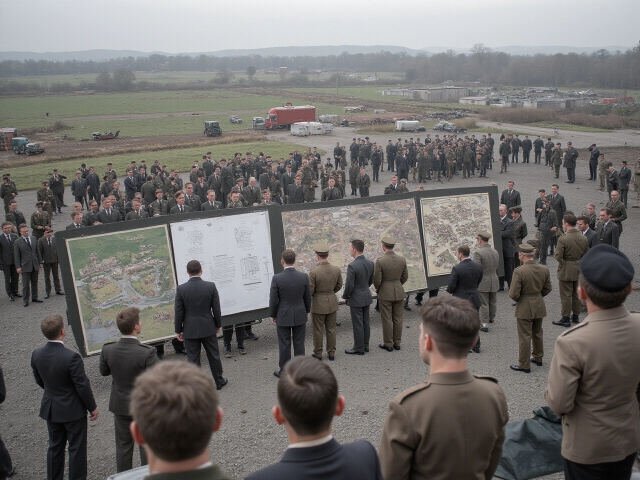
#> input picture uploaded_images/20250713_045728_1_67308fa6-f472-4f7a-8a78-77259c3767f6.webp, 1280 x 960 px (shown at 1/2 size)
$ python -i image_processor.py   (imports and definitions only)
#> lines starting #> are read from the running program, lines starting #| are printed output that depends on the picture
import cv2
import numpy as np
from PIL import Image
import io

class ImageProcessor:
    """Handles image preprocessing operations"""

    def __init__(self):
        pass

    def preprocess_image(self, uploaded_file):
        """
        Preprocess uploaded image:
        - Resize to 1024px wide
        - Normalize color space
        - Enhance contrast if black and white
        """
        # Convert uploaded file to PIL Image
        image = Image.open(uploaded_file)
#> image is the input picture: PIL image 1280x960 RGB; mean R, G, B 113.7, 111.1, 109.1

        # Convert to RGB if necessary
        if image.mode != 'RGB':
            image = image.convert('RGB')

        # Resize to 1024px wide while maintaining aspect ratio
        original_width, original_height = image.size
#> original_width = 1280; original_height = 960
        if original_width > 1024:
            new_width = 1024
            new_height = int((new_width * original_height) / original_width)
#> new_height = 768
            image = image.resize((new_width, new_height), Image.Resampling.LANCZOS)
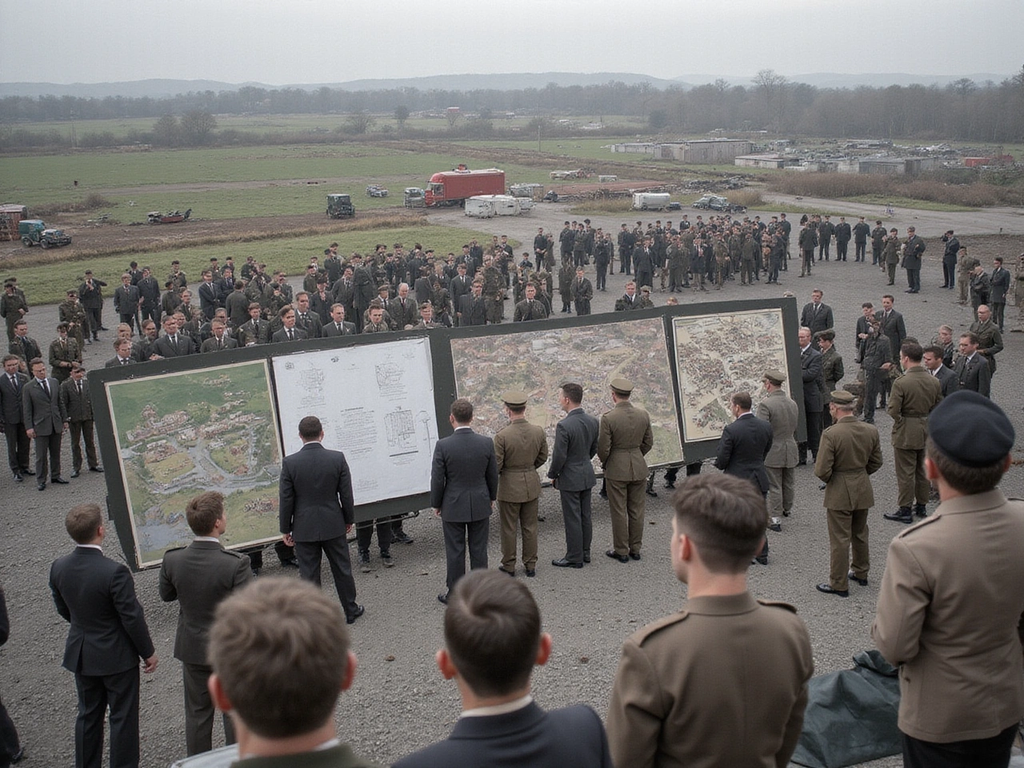
#> image: PIL image 1024x768 RGB; mean R, G, B 113.7, 111.1, 109.1

        # Convert to OpenCV format for processing
        cv_image = cv2.cvtColor(np.array(image), cv2.COLOR_RGB2BGR)
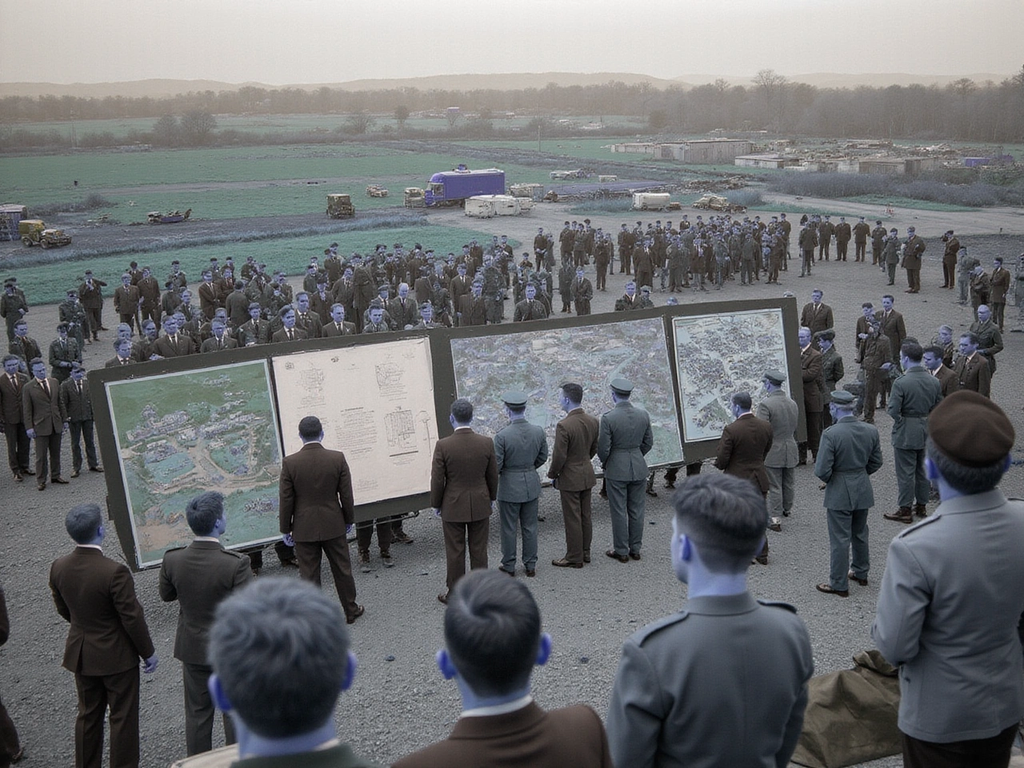
#> cv_image: shape (768, 1024, 3); mean R, G, B 109.1, 111.1, 113.7

        # Check if image is grayscale/black and white
        if self._is_grayscale(cv_image):
            # Enhance contrast for B&W images
            cv_image = self._enhance_contrast(cv_image)

        # Normalize color space
        cv_image = self._normalize_colors(cv_image)

        # Convert back to PIL Image
        processed_image = Image.fromarray(cv2.cvtColor(cv_image, cv2.COLOR_BGR2RGB))

        return processed_image

    def _is_grayscale(self, image):
        """Check if image is grayscale"""
        # Calculate the standard deviation of each channel
        b, g, r = cv2.split(image)
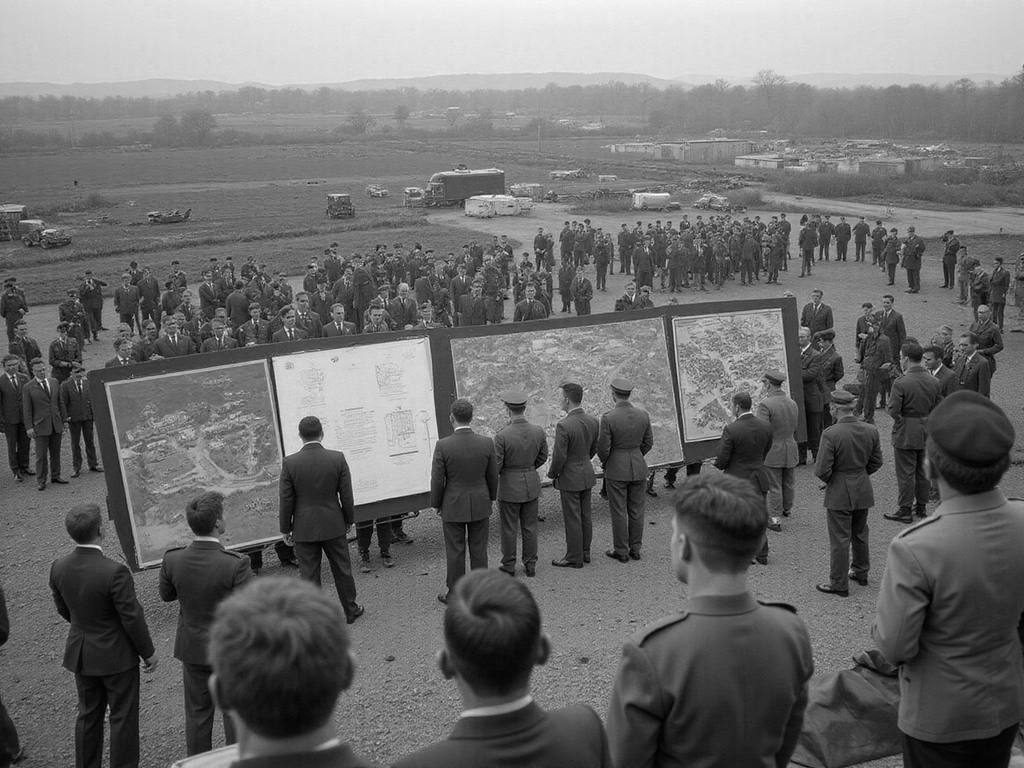
#> b: shape (768, 1024); min 0, max 254, mean 109.1
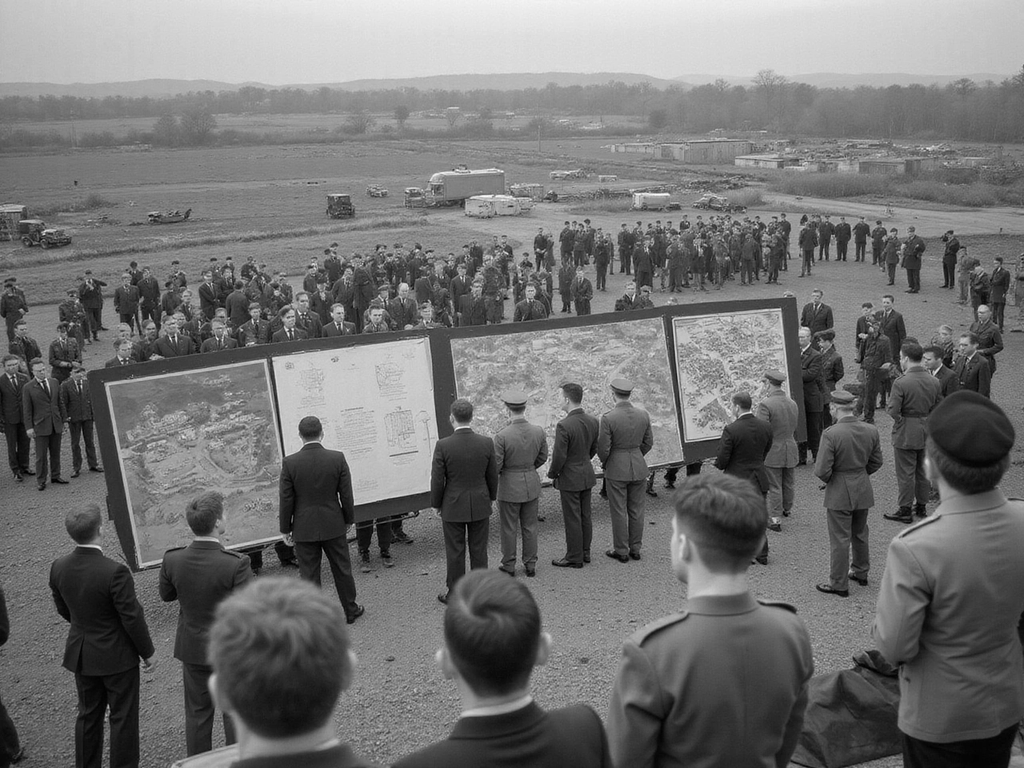
#> r: shape (768, 1024); min 0, max 255, mean 113.7
        std_b = np.std(b)
#> std_b = 57.36
        std_g = np.std(g)
#> std_g = 56.34
        std_r = np.std(r)
#> std_r = 54.91

        # If all channels have similar distributions, it's likely grayscale
        threshold = 5.0
        return (abs(std_b - std_g) < threshold and
                abs(std_g - std_r) < threshold and
                abs(std_b - std_r) < threshold)

    def _enhance_contrast(self, image):
        """Enhance contrast using CLAHE (Contrast Limited Adaptive Histogram Equalization)"""
        # Convert to grayscale for processing
        gray = cv2.cvtColor(image, cv2.COLOR_BGR2GRAY)

        # Apply CLAHE
        clahe = cv2.createCLAHE(clipLimit=2.0, tileGridSize=(8, 8))
        enhanced = clahe.apply(gray)
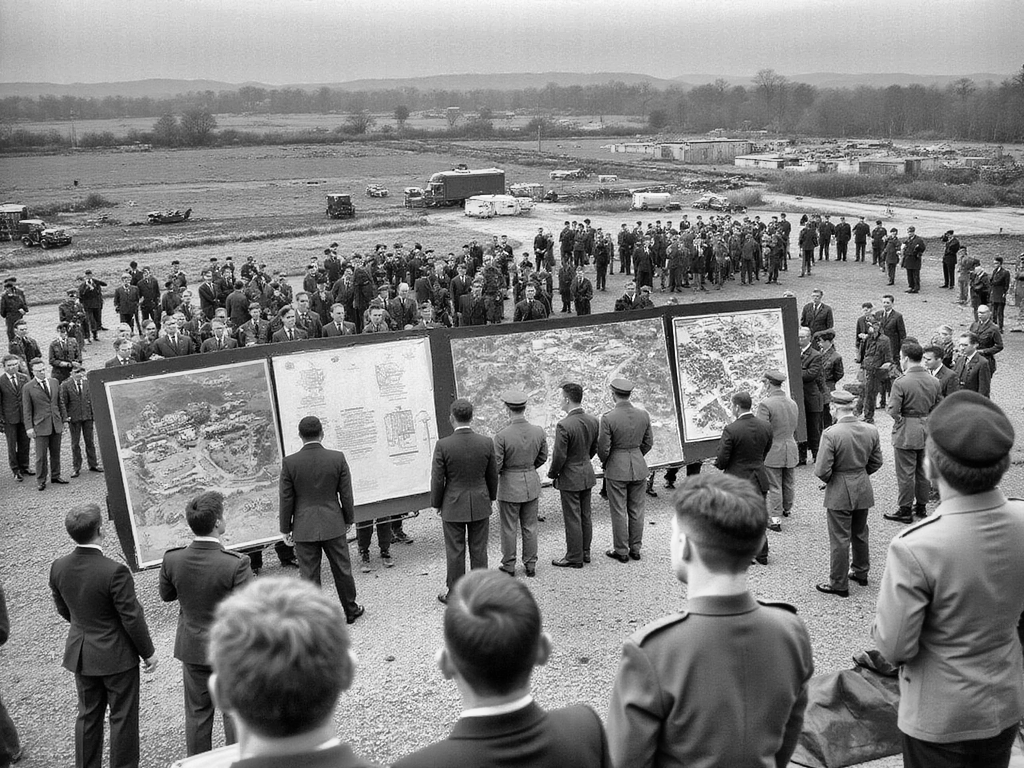
#> enhanced: shape (768, 1024); min 0, max 254, mean 130.2

        # Convert back to BGR
        enhanced_bgr = cv2.cvtColor(enhanced, cv2.COLOR_GRAY2BGR)

        return enhanced_bgr

    def _normalize_colors(self, image):
        """Normalize color values"""
        # Convert to float32 for processing
        normalized = image.astype(np.float32) / 255.0

        # Apply gamma correction for better visibility
        gamma = 1.2
        normalized = np.power(normalized, 1.0 / gamma)

        # Convert back to uint8
        normalized = (normalized * 255).astype(np.uint8)

        return normalized

    def image_to_base64(self, image):
        """Convert PIL Image to base64 string"""
        buffer = io.BytesIO()
        image.save(buffer, format='JPEG')
        image_base64 = base64.b64encode(buffer.getvalue()).decode()
        return image_base64

>>> result = ImageProcessor().preprocess_image('uploaded_images/20250713_045728_1_67308fa6-f472-4f7a-8a78-77259c3767f6.webp')

$ run again, on uploaded_images/20250713_060135_1_aab54449-36c1-4728-ae22-4e79c7f832bb.webp
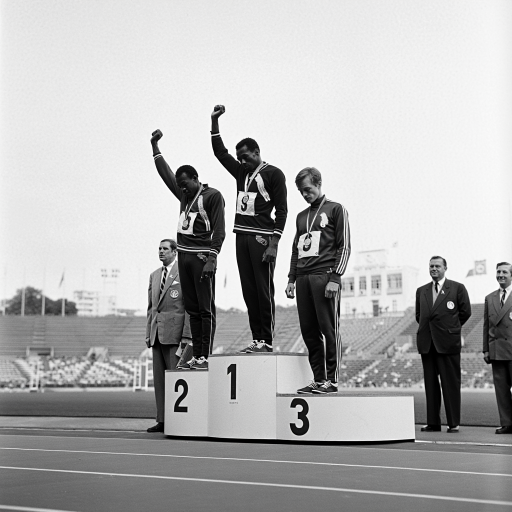
#> input picture uploaded_images/20250713_060135_1_aab54449-36c1-4728-ae22-4e79c7f832bb.webp, 1024 x 1024 px (shown at 1/2 size)
#> in preprocess_image, image is the input picture: PIL image 1024x1024 RGB; mean R, G, B 177.4, 177.4, 177.4
#> std_b = 75.54
#> std_g = 75.68
#> std_r = 75.63
#> in _enhance_contrast, `enhanced = clahe.apply(gray)`:
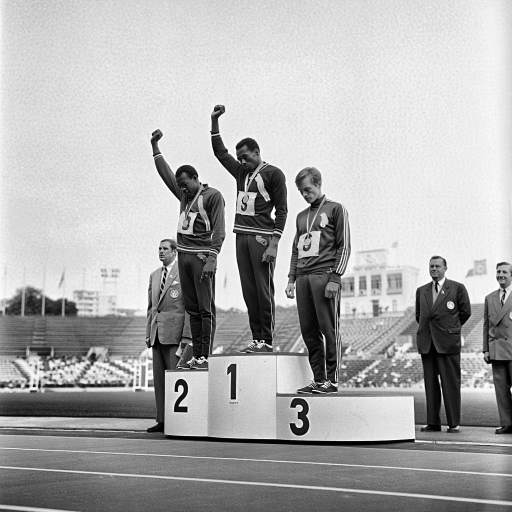
#> enhanced: shape (1024, 1024) (shown at 1/2 size); min 1, max 255, mean 173.8

$ run again, on uploaded_images/20250713_062757_2_74224f6b-3ed9-44bd-88f3-561c4d65078f.webp
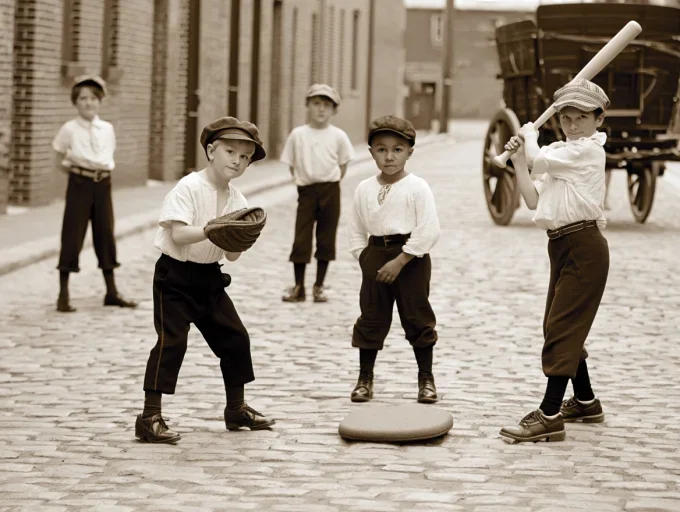
#> input picture uploaded_images/20250713_062757_2_74224f6b-3ed9-44bd-88f3-561c4d65078f.webp, 680 x 512 px
#> in preprocess_image, image is the input picture: PIL image 680x512 RGB; mean R, G, B 159.4, 147.8, 133.6
#> in _is_grayscale, `b, g, r = cv2.split(image)`:
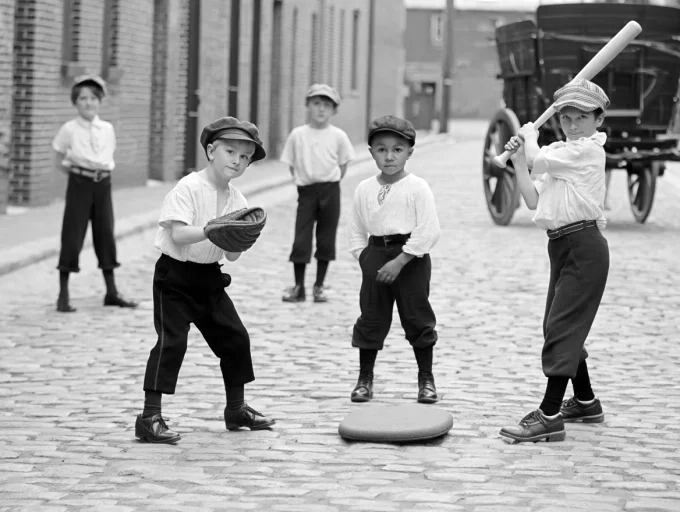
#> r: shape (512, 680); min 0, max 255, mean 159.4
#> std_b = 70.85
#> std_g = 69.84
#> std_r = 68.07
#> in _enhance_contrast, `enhanced = clahe.apply(gray)`:
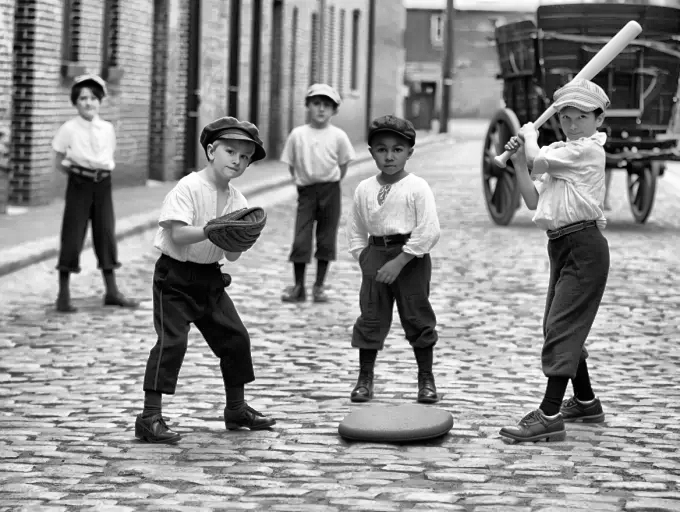
#> enhanced: shape (512, 680); min 0, max 255, mean 144.5
